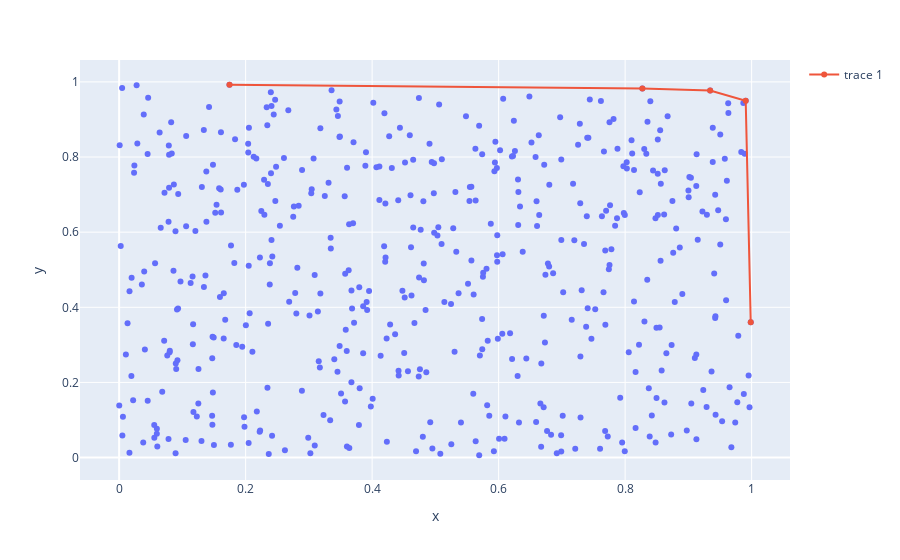
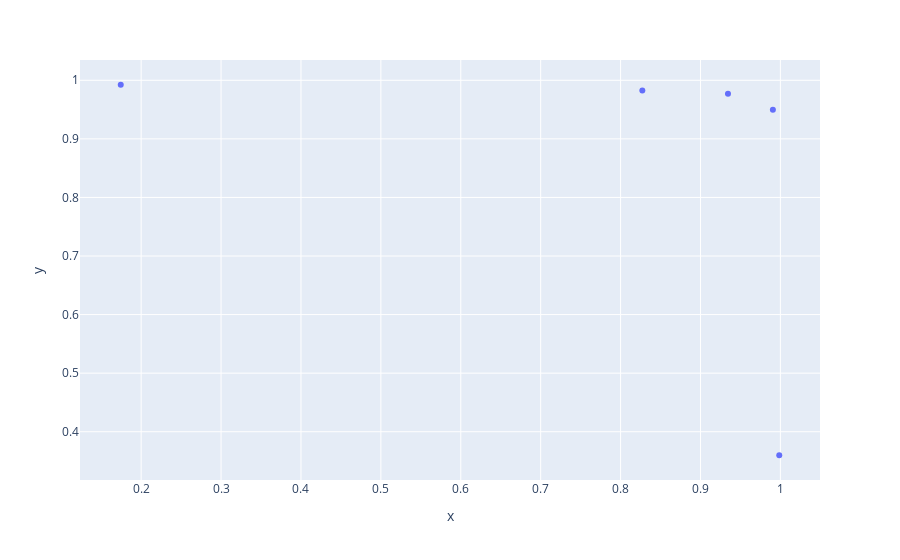

Here is the notebook cell these charts were saved with, in order:
### Code cell
plot_pareto_frontier2(x,y)

### Figure 1 — Plotly figure (JSON) as saved in the notebook; plotly's stock layout.template omitted (floating-point values rounded to 4 significant figures; data arrays with more than 128 entries replaced by an {"elided": "..."} marker saying what was removed)
{"data": [{"hovertemplate": "x=%{x}<br>y=%{y}<extra></extra>", "legendgroup": "", "marker": {"color": "#636efa", "symbol": "circle"}, "mode": "markers", "name": "", "orientation": "v", "showlegend": false, "type": "scatter", "x": {"elided": "500 float values"}, "xaxis": "x", "y": {"elided": "500 float values"}, "yaxis": "y"}, {"type": "scatter", "x": [0.9986, 0.9906, 0.9344, 0.8272, 0.1745], "y": [0.3599, 0.9499, 0.9768, 0.9825, 0.9924]}], "layout": {"legend": {"tracegroupgap": 0}, "margin": {"t": 60}, "xaxis": {"anchor": "y", "domain": [0, 1], "title": {"text": "x"}}, "yaxis": {"anchor": "x", "domain": [0, 1], "title": {"text": "y"}}}}

### Figure 2 — Plotly figure (JSON) as saved in the notebook; plotly's stock layout.template omitted (floating-point values rounded to 4 significant figures)
{"data": [{"hovertemplate": "x=%{x}<br>y=%{y}<extra></extra>", "legendgroup": "", "marker": {"color": "#636efa", "symbol": "circle"}, "mode": "markers", "name": "", "orientation": "v", "showlegend": false, "type": "scatter", "x": [0.9986, 0.9906, 0.9344, 0.8272, 0.1745], "xaxis": "x", "y": [0.3599, 0.9499, 0.9768, 0.9825, 0.9924], "yaxis": "y"}], "layout": {"legend": {"tracegroupgap": 0}, "margin": {"t": 60}, "xaxis": {"anchor": "y", "domain": [0, 1], "title": {"text": "x"}}, "yaxis": {"anchor": "x", "domain": [0, 1], "title": {"text": "y"}}}}
